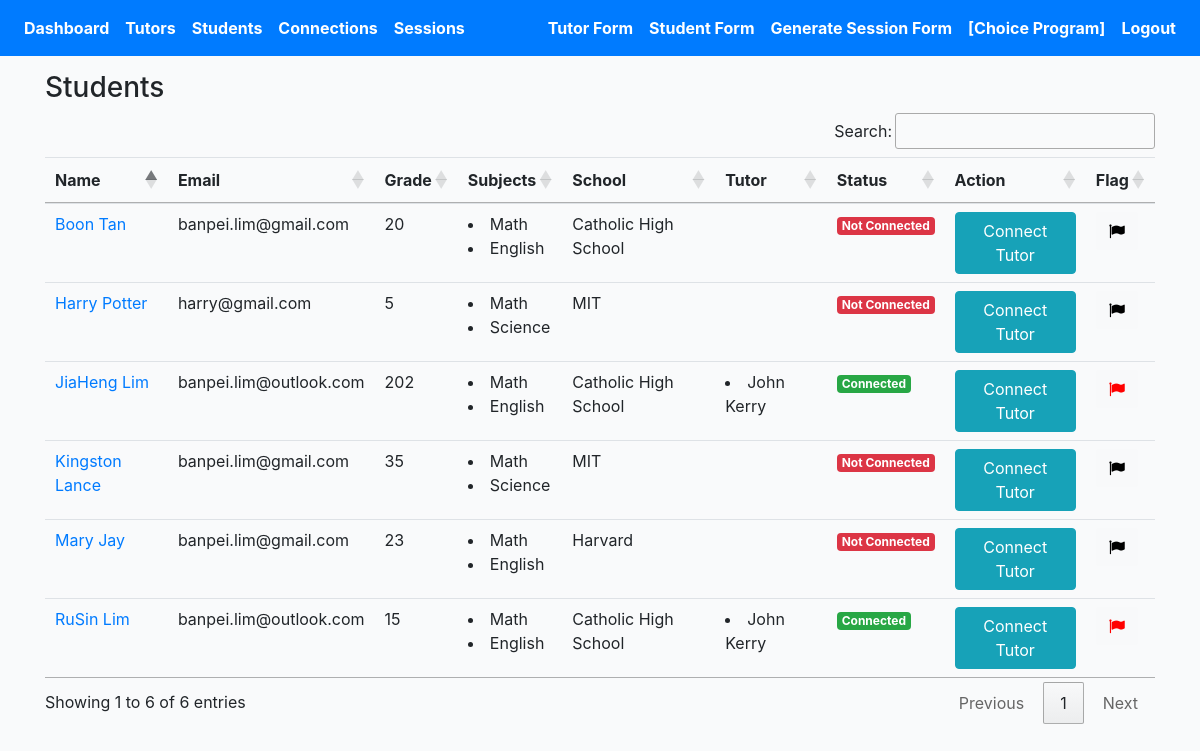
The app's page /profiles/students/ (signed in), older data.
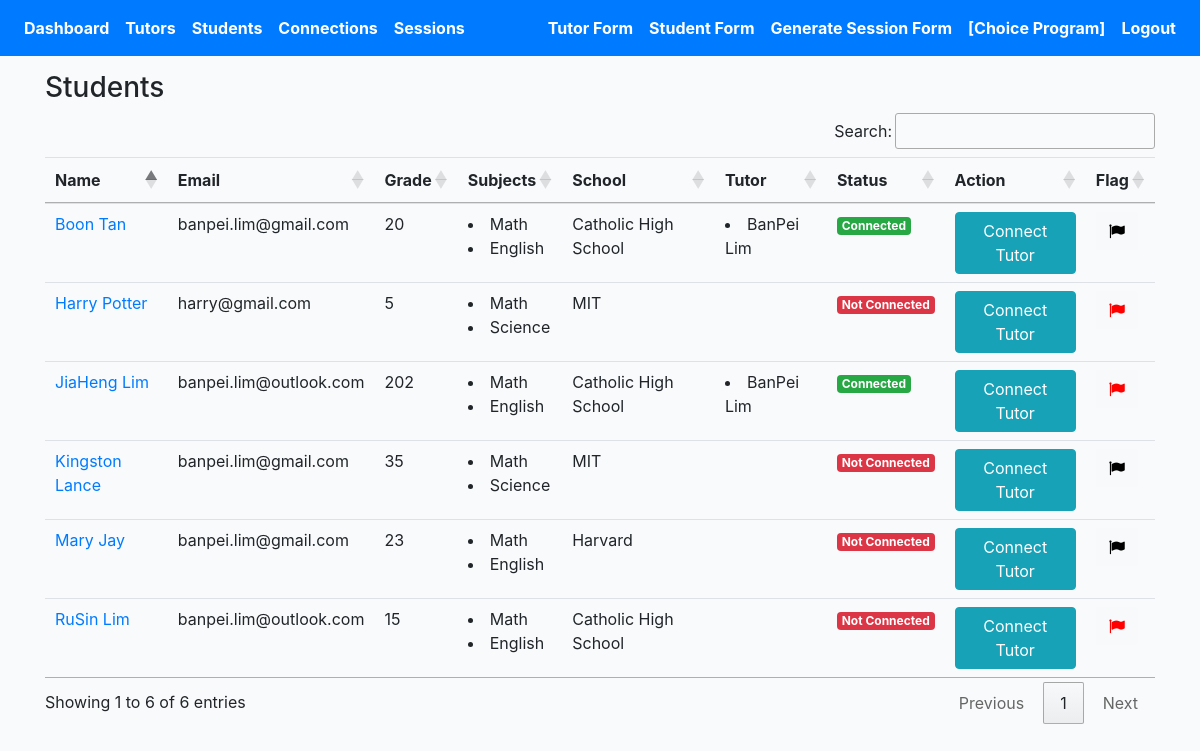
The same page, newer data.
### profiles/models.py (models this page shows, shortened)
class Profile(models.Model):
    role = models.CharField(max_length=200, choices=ROLE_CHOICES_PROFILE, null=True)
    avatar = models.ImageField(default='avatar.png', upload_to='avatars/')
    first_name = models.CharField(max_length=200, blank=True)
    last_name = models.CharField(max_length=200, blank=True)
    email = models.EmailField(max_length=200, blank=True)
    grade = models.IntegerField(null=True, blank=True)
    academic_advisor = models.CharField(max_length=200, blank=True)
    academic_advisor_email = models.EmailField(max_length=200, blank=True)
    subjects = models.ManyToManyField(Subject, blank=True, related_name='subjects')
    school = models.CharField(max_length=200, blank=True)
    friends = models.ManyToManyField("self", blank=True, related_name='testfriends')
    updated = models.DateTimeField(auto_now=True)
    created = models.DateTimeField(auto_now_add=True)
    slug = models.SlugField(unique=True, blank=True)
    flag = models.BooleanField(default=False)
    parent1_first_name = models.CharField(max_length=200, blank=True)
    parent1_last_name = models.CharField(max_length=200, blank=True)
    parent1_phone = models.CharField(max_length=200, blank=True)
    parent1_email = models.EmailField(max_length=200, blank=True)
    parent2_first_name = models.CharField(max_length=200, blank=True)
    parent2_last_name = models.CharField(max_length=200, blank=True)
    parent2_phone = models.CharField(max_length=200, blank=True)
    parent2_email = models.EmailField(max_length=200, blank=True)
    language = models.CharField(max_length=200, choices=LANGUAGE_CHOICES, null=True, blank=True)
    student_capacity = models.IntegerField(null=True, blank=True)
    def get_absolute_url(self):
        return reverse("profiles:profile-detail-view", kwargs={"slug": self.slug})
    def get_friends(self):
        return self.friends.all()
    def get_subjects(self):
        return self.subjects.all()
    __initial_first_name = None
    __initial_last_name = None
    def __init__(self, *args, **kwargs):
        super().__init__(*args, **kwargs)
        self.__initial_first_name = self.first_name
        self.__initial_last_name = self.last_name

class Subject(models.Model):
    name = models.CharField(max_length=200, blank=True)
    def __str__(self):
        return self.name

### profiles/views.py (the view)
# urls.py: path('students/', StudentProfileListView.as_view(), name='student-profiles-list'),
@method_decorator(login_required, name='dispatch')
@method_decorator(allowed_users(allowed_roles=['tutor', 'admin']), name='dispatch')
class StudentProfileListView(ListView):
    model = Profile
    template_name = 'student-profile-list.html'
    def get_queryset(self):
        qs = Profile.objects.filter(role='student')
        return qs

### templates/student-profile-list.html (shortened to what this page needs)
{% extends 'base.html' %}
{% load static %}
{% block stylesheet %}{% static '/css/my_invites.css' %}{% endblock %}
{% block content %}
<h3>Students</h3>
<div class="table-responsive-lg">
    <table id="myTable" class="table">
        <thead>
            <tr>
                <th scope="col">Name</th>
                <th scope="col">Email</th>
                <th scope="col">Grade</th>
                <th scope="col">Subjects</th>
                <th scope="col">School</th>
                <th scope="col">Tutor</th>
                <th scope="col">Status</th>
                <th scope="col">Action</th>
                <th scope="col">Flag</th>
            </tr>
        </thead>
        <tbody>
            {% for obj in object_list %}
            <tr>
                <td><a href="{{obj.get_absolute_url}}">{{obj.first_name}} {{obj.last_name}}</a></td>
                <td>{{obj.email}}</td>
                <td>{{obj.grade}}</td>
                <td>
                    {% for subject in obj.get_subjects %}
                    <li>{{subject}}</li>
                    {% endfor %}
                </td>
                <td>{{obj.school}}</td>
                <td>
                    {% for friend in obj.get_friends %}
                    <li>{{friend.first_name}} {{friend.last_name}}</li>
                    {% endfor %}
                </td>
                <td>
                    {% for friend in obj.get_friends %}
                    <div><span class="badge badge-success">Connected</span></div>
                    {% empty %}
                    <div><span class="badge badge-danger">Not Connected</div>
                    {% endfor %}
                </td>
                <td><a href="{% url 'profiles:student-detail-view' obj.slug %}"><button type="submit"
                            class="btn btn-info">Connect Tutor</button></a></td>
                <td>
                    <form action="{% url 'profiles:like-post-view' %}" method="POST" class='like-form' id='{{obj.id}}'>
                        <button type="submit" class="like_btn btn btn-light like-btn{{obj.id}}">
                            {% if obj.flag == False %}
                            <i class="fa fa-flag thumb{{obj.id}}" style="color:black"></i>
                                {% else %}
                                <i class="fa fa-flag thumb{{obj.id}}" style="color:red"></i>
                                    {% endif %}
                                </button>
                    </form>
                </td>
            </tr>
            {% endfor %}
        </tbody>
    </table>
</div>
{% endblock content %}

Row changes from the older to the newer data that the page shows:
no longer on this page (row edited): Profile: first_name "John", last_name "Kerry"
now on this page (row edited): Profile: first_name "BanPei", last_name "Lim"
changed Profile "RuSin": now shows "Not Connected"
changed Profile "Boon": no longer shows "Not Connected"
changed Profile "Harry": flag False → True (drawn)
